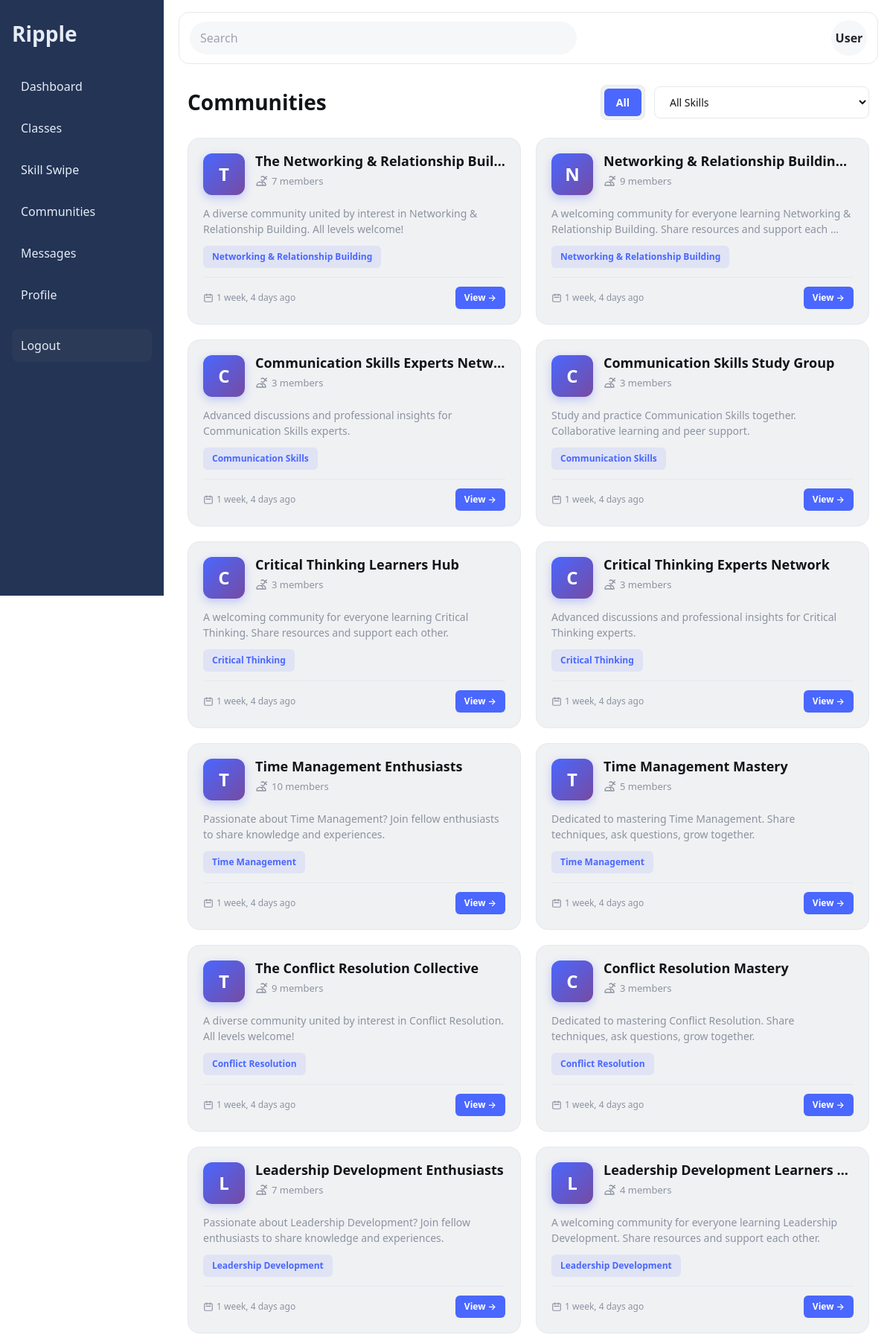
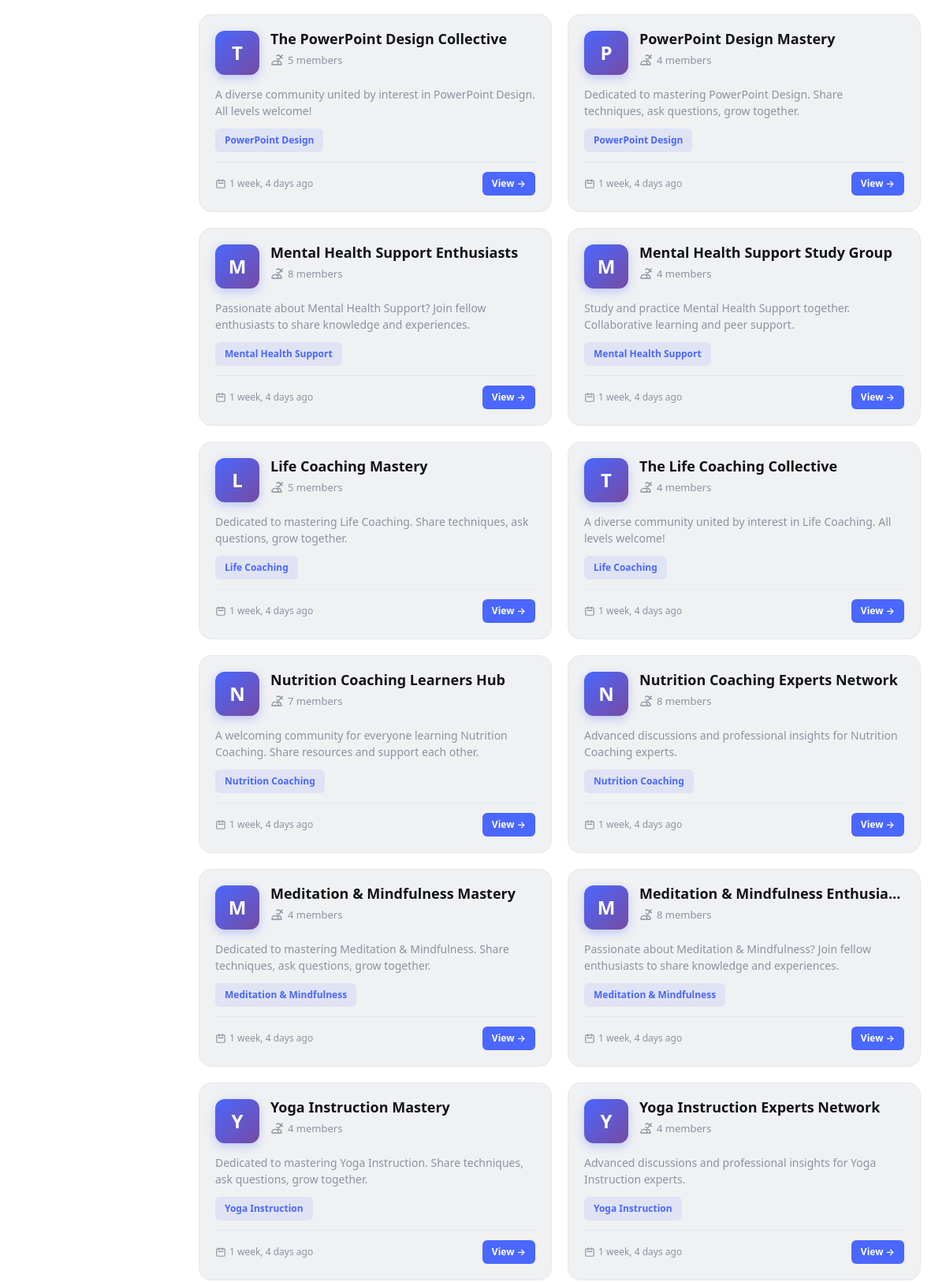
The page /communities/ (upper part) on the database its author committed (2 pictures, top to bottom).
### communities/models.py (models this page shows, shortened)
class Community(models.Model):
    name = models.CharField(max_length=140)
    skill = models.ForeignKey(Skill, on_delete=models.CASCADE)
    description = models.TextField(blank=True)
    members = models.ManyToManyField(settings.AUTH_USER_MODEL, related_name='communities', blank=True)
    created_at = models.DateTimeField(auto_now_add=True, null=True, blank=True)
    updated_at = models.DateTimeField(auto_now=True, null=True, blank=True)
    creator = models.ForeignKey(settings.AUTH_USER_MODEL, on_delete=models.SET_NULL, null=True, blank=True, related_name='created_communities')
    is_approved = models.BooleanField(default=True)  # For admin approval system
    class Meta:
        verbose_name_plural = 'Communities'
        ordering = ['-created_at']

### skills/models.py (models this page shows, shortened)
class Skill(models.Model):
    name = models.CharField(max_length=120, unique=True)
    description = models.TextField(blank=True)

### communities/views.py (the view)
# urls.py: path('', views.communities_page, name='communities'),
def communities_page(request):
    skill_filter = request.GET.get('skill', 'all')
    filter_type = request.GET.get('filter', 'all')  # 'all' or 'my'
    communities = Community.objects.filter(
        is_approved=True
    ).select_related(
        'skill', 'creator'
    ).prefetch_related(
        'members'
    )
    if skill_filter != 'all':
        communities = communities.filter(skill__id=skill_filter)
    if filter_type == 'my' and request.user.is_authenticated:
        communities = communities.filter(members=request.user)
    communities = communities.order_by('-created_at')
    skills = Skill.objects.all().order_by('name')
    return render(request, 'communities/communities.html', {
        'communities': communities,
        'skills': skills,
        'current_skill_filter': skill_filter,
        'filter_type': filter_type,
    })

### communities/templates/communities/communities.html (shortened to what this page needs)
{% extends 'base.html' %}
{% block content %}
<div class="communities-header">
    <h2>Communities</h2>
    <div class="header-actions">
        <form method="get" style="display: flex; gap: 12px; align-items: center;">
            <div class="filter-tabs">
                <a href="?filter=all{% if current_skill_filter and current_skill_filter != 'all' %}&skill={{ current_skill_filter }}{% endif %}"
                   class="filter-tab {% if not filter_type or filter_type == 'all' %}active{% endif %}">
                    All
                </a>
            </div>
            <select name="skill" onchange="this.form.submit()" class="filter-select">
                <option value="all" {% if current_skill_filter == 'all' %}selected{% endif %}>All Skills</option>
            </select>
        </form>
    </div>
</div>
{% if communities %}
    <div class="communities-grid">
        {% for c in communities %}
        <a href="{% url 'communities:community_detail' c.pk %}" class="community-card">
            <div class="community-header">
                <div class="community-avatar">
                    {{ c.name|first|upper }}
                </div>
                <div class="community-info">
                    <h3 class="community-name">{{ c.name }}</h3>
                    <div class="community-members">
                        <svg fill="none" stroke="currentColor" viewBox="0 0 24 24">
                            <path stroke-linecap="round" stroke-linejoin="round" stroke-width="2" d="M12 4.354a4 4 0 110 5.292M15 21H3v-1a6 6 0 0112 0v1zm0 0h6v-1a6 6 0 00-9-5.197m13.5-9a2.5 2.5 0 11-5 0 2.5 2.5 0 015 0z"></path>
                        </svg>
                        <span>{{ c.members.count }} member{{ c.members.count|pluralize }}</span>
                    </div>
                </div>
            </div>
            {% if c.description %}
            <p class="community-description">{{ c.description|truncatewords:15 }}</p>
            {% else %}
            <p class="community-description">A community for {{ c.skill.name }} enthusiasts.</p>
            {% endif %}
            <span class="community-skill-tag">{{ c.skill.name }}</span>
            <div class="community-footer">
                <div class="community-date">
                    <svg fill="none" stroke="currentColor" viewBox="0 0 24 24">
                        <path stroke-linecap="round" stroke-linejoin="round" stroke-width="2" d="M8 7V3m8 4V3m-9 8h10M5 21h14a2 2 0 002-2V7a2 2 0 00-2-2H5a2 2 0 00-2 2v12a2 2 0 002 2z"></path>
                    </svg>
                    <span>{% if c.created_at %}{{ c.created_at|timesince }} ago{% else %}Recently{% endif %}</span>
                </div>
                {% if user in c.members.all %}
                    <span class="badge-joined">✓ Joined</span>
                {% else %}
                    <span class="badge-view">View →</span>
                {% endif %}
            </div>
        </a>
        {% endfor %}
    </div>
{% endif %}
{% endblock %}

### static/css/main.css (style rules this page uses)
:root { --bg:#f6f7f9;--card:#f0f1f3;--sidebar:#233455;--sidebarText:#e6ecf5;--text:#121417;--muted:#8b93a1;--brand:#4a67ff }
* { box-sizing:border-box }
html,body { margin:0;padding:0;font-family:Inter,system-ui,-apple-system,Segoe UI,Roboto,Arial,sans-serif;color:var(--text);background:var(--bg) }

### communities/templates/communities/communities.html (style rules this page uses)
.communities-header { display: flex; justify-content: space-between; align-items: center; margin-bottom: 24px; }
.communities-header h2 { font-size: 28px; font-weight: 700; color: var(--text); margin: 0; }
.header-actions { display: flex; gap: 12px; align-items: center; }
.filter-tabs { display: flex; background: var(--card); border-radius: 8px; padding: 4px; border: 1px solid #e6e8ee; }
.filter-tab { padding: 8px 16px; border-radius: 6px; font-size: 14px; font-weight: 600; cursor: pointer; transition: all 0.2s; text-decoration: none; color: var(--muted); }
.filter-tab.active { background: var(--brand); color: white; }
.filter-select { padding: 10px 16px; border: 1px solid #e6e8ee; border-radius: 8px; background: white; font-size: 14px; color: var(--text); cursor: pointer; outline: none; transition: all 0.2s; }
.communities-grid { display: grid; grid-template-columns: repeat(auto-fill, minmax(320px, 1fr)); gap: 20px; }
.community-card { background: var(--card); border-radius: 16px; padding: 20px; transition: all 0.3s; text-decoration: none; display: block; border: 1px solid #e6e8ee; }
.community-header { display: flex; gap: 14px; margin-bottom: 14px; align-items: start; }
.community-avatar { width: 56px; height: 56px; border-radius: 12px; background: linear-gradient(135deg, var(--brand) 0%, #764ba2 100%); display: flex; align-items: center; justify-content: center; flex-shrink: 0; font-size: 24px; font-weight: 700; color: white; box-shadow: 0 4px 12px rgba(74, 103, 255, 0.3); }
.community-info { flex: 1; min-width: 0; }
.community-name { font-size: 18px; font-weight: 700; color: var(--text); margin: 0 0 6px 0; white-space: nowrap; overflow: hidden; text-overflow: ellipsis; }
.community-members { display: flex; align-items: center; gap: 6px; color: var(--muted); font-size: 13px; font-weight: 500; }
.community-members svg { width: 16px; height: 16px; }
.community-description { color: var(--muted); font-size: 14px; line-height: 1.5; margin-bottom: 12px; }
.community-skill-tag { display: inline-block; padding: 6px 12px; background: rgba(74, 103, 255, 0.1); color: var(--brand); border-radius: 6px; font-size: 12px; font-weight: 600; margin-bottom: 12px; }
.community-footer { display: flex; justify-content: space-between; align-items: center; padding-top: 12px; border-top: 1px solid #e6e8ee; }
.community-date { display: flex; align-items: center; gap: 4px; color: var(--muted); font-size: 12px; }
.community-date svg { width: 14px; height: 14px; }
.badge-view { padding: 6px 12px; background: var(--brand); color: white; border-radius: 6px; font-size: 12px; font-weight: 600; transition: all 0.2s; }

### rows shown on the page
Community: name|first "T", name "The Networking & Relationship Buil…", members.count "7", description "A diverse community united by interest in Networking & Relationship Building. All levels welcome!", skill.name "Networking & Relationship Building", created_at "1 week, 4 days", shows "View →"
Community: name|first "N", name "Networking & Relationship Buildin…", members.count "9", description "A welcoming community for everyone learning Networking & Relationship Building. Share resources and support each …", skill.name "Networking & Relationship Building", created_at "1 week, 4 days", shows "View →"
Community: name|first "C", name "Communication Skills Experts Netw…", members.count "3", description "Advanced discussions and professional insights for Communication Skills experts.", skill.name "Communication Skills", created_at "1 week, 4 days", shows "View →"
Community: name|first "C", name "Communication Skills Study Group", members.count "3", description "Study and practice Communication Skills together. Collaborative learning and peer support.", skill.name "Communication Skills", created_at "1 week, 4 days", shows "View →"
Community: name|first "C", name "Critical Thinking Learners Hub", members.count "3", description "A welcoming community for everyone learning Critical Thinking. Share resources and support each other.", skill.name "Critical Thinking", created_at "1 week, 4 days", shows "View →"
Community: name|first "C", name "Critical Thinking Experts Network", members.count "3", description "Advanced discussions and professional insights for Critical Thinking experts.", skill.name "Critical Thinking", created_at "1 week, 4 days", shows "View →"
Community: name|first "T", name "Time Management Enthusiasts", members.count "10", description "Passionate about Time Management? Join fellow enthusiasts to share knowledge and experiences.", skill.name "Time Management", created_at "1 week, 4 days", shows "View →"
Community: name|first "T", name "Time Management Mastery", members.count "5", description "Dedicated to mastering Time Management. Share techniques, ask questions, grow together.", skill.name "Time Management", created_at "1 week, 4 days", shows "View →"
Community: name|first "T", name "The Conflict Resolution Collective", members.count "9", description "A diverse community united by interest in Conflict Resolution. All levels welcome!", skill.name "Conflict Resolution", created_at "1 week, 4 days", shows "View →"
Community: name|first "C", name "Conflict Resolution Mastery", members.count "3", description "Dedicated to mastering Conflict Resolution. Share techniques, ask questions, grow together.", skill.name "Conflict Resolution", created_at "1 week, 4 days", shows "View →"
Community: name|first "L", name "Leadership Development Enthusiasts", members.count "7", description "Passionate about Leadership Development? Join fellow enthusiasts to share knowledge and experiences.", skill.name "Leadership Development", created_at "1 week, 4 days", shows "View →"
Community: name|first "L", name "Leadership Development Learners…", members.count "4", description "A welcoming community for everyone learning Leadership Development. Share resources and support each other.", skill.name "Leadership Development", created_at "1 week, 4 days", shows "View →"
Community: name|first "T", name "The PowerPoint Design Collective", members.count "5", description "A diverse community united by interest in PowerPoint Design. All levels welcome!", skill.name "PowerPoint Design", created_at "1 week, 4 days", shows "View →"
Community: name|first "P", name "PowerPoint Design Mastery", members.count "4", description "Dedicated to mastering PowerPoint Design. Share techniques, ask questions, grow together.", skill.name "PowerPoint Design", created_at "1 week, 4 days", shows "View →"
Community: name|first "M", name "Mental Health Support Enthusiasts", members.count "8", description "Passionate about Mental Health Support? Join fellow enthusiasts to share knowledge and experiences.", skill.name "Mental Health Support", created_at "1 week, 4 days", shows "View →"
Community: name|first "M", name "Mental Health Support Study Group", members.count "4", description "Study and practice Mental Health Support together. Collaborative learning and peer support.", skill.name "Mental Health Support", created_at "1 week, 4 days", shows "View →"
Community: name|first "L", name "Life Coaching Mastery", members.count "5", description "Dedicated to mastering Life Coaching. Share techniques, ask questions, grow together.", skill.name "Life Coaching", created_at "1 week, 4 days", shows "View →"
Community: name|first "T", name "The Life Coaching Collective", members.count "4", description "A diverse community united by interest in Life Coaching. All levels welcome!", skill.name "Life Coaching", created_at "1 week, 4 days", shows "View →"
Community: name|first "N", name "Nutrition Coaching Learners Hub", members.count "7", description "A welcoming community for everyone learning Nutrition Coaching. Share resources and support each other.", skill.name "Nutrition Coaching", created_at "1 week, 4 days", shows "View →"
Community: name|first "N", name "Nutrition Coaching Experts Network", members.count "8", description "Advanced discussions and professional insights for Nutrition Coaching experts.", skill.name "Nutrition Coaching", created_at "1 week, 4 days", shows "View →"
Community: name|first "M", name "Meditation & Mindfulness Mastery", members.count "4", description "Dedicated to mastering Meditation & Mindfulness. Share techniques, ask questions, grow together.", skill.name "Meditation & Mindfulness", created_at "1 week, 4 days", shows "View →"
Community: name|first "M", name "Meditation & Mindfulness Enthusia…", members.count "8", description "Passionate about Meditation & Mindfulness? Join fellow enthusiasts to share knowledge and experiences.", skill.name "Meditation & Mindfulness", created_at "1 week, 4 days", shows "View →"
Community: name|first "Y", name "Yoga Instruction Mastery", members.count "4", description "Dedicated to mastering Yoga Instruction. Share techniques, ask questions, grow together.", skill.name "Yoga Instruction", created_at "1 week, 4 days", shows "View →"
Community: name|first "Y", name "Yoga Instruction Experts Network", members.count "4", description "Advanced discussions and professional insights for Yoga Instruction experts.", skill.name "Yoga Instruction", created_at "1 week, 4 days", shows "View →"
